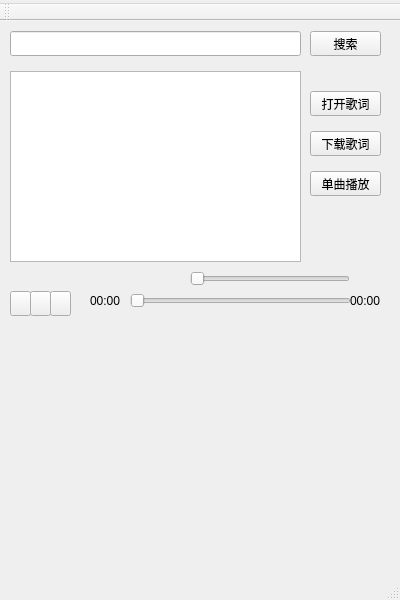
<?xml version="1.0" encoding="UTF-8"?>
<ui version="4.0">
 <class>MainWindow</class>
 <widget class="QMainWindow" name="MainWindow">
  <property name="geometry">
   <rect>
    <x>0</x>
    <y>0</y>
    <width>400</width>
    <height>600</height>
   </rect>
  </property>
  <property name="minimumSize">
   <size>
    <width>400</width>
    <height>600</height>
   </size>
  </property>
  <property name="maximumSize">
   <size>
    <width>400</width>
    <height>600</height>
   </size>
  </property>
  <property name="windowTitle">
   <string>音乐时光播放器</string>
  </property>
  <property name="autoFillBackground">
   <bool>false</bool>
  </property>
  <property name="styleSheet">
   <string notr="true">background-image: url(:/images/bgPicture.jpg);</string>
  </property>
  <widget class="QWidget" name="centralWidget">
   <widget class="QPushButton" name="pushButtonOpen">
    <property name="geometry">
     <rect>
      <x>310</x>
      <y>70</y>
      <width>71</width>
      <height>25</height>
     </rect>
    </property>
    <property name="text">
     <string>打开歌词</string>
    </property>
   </widget>
   <widget class="QPushButton" name="pushButtonStEd">
    <property name="geometry">
     <rect>
      <x>30</x>
      <y>270</y>
      <width>21</width>
      <height>25</height>
     </rect>
    </property>
    <property name="text">
     <string/>
    </property>
   </widget>
   <widget class="QListWidget" name="listWidget">
    <property name="geometry">
     <rect>
      <x>10</x>
      <y>50</y>
      <width>291</width>
      <height>191</height>
     </rect>
    </property>
   </widget>
   <widget class="QPushButton" name="pushButtonSearch">
    <property name="geometry">
     <rect>
      <x>310</x>
      <y>10</y>
      <width>71</width>
      <height>25</height>
     </rect>
    </property>
    <property name="text">
     <string>搜索</string>
    </property>
   </widget>
   <widget class="QLabel" name="labelTime">
    <property name="geometry">
     <rect>
      <x>350</x>
      <y>270</y>
      <width>40</width>
      <height>20</height>
     </rect>
    </property>
    <property name="text">
     <string>00:00</string>
    </property>
   </widget>
   <widget class="QSlider" name="horizontalSlider">
    <property name="geometry">
     <rect>
      <x>130</x>
      <y>270</y>
      <width>221</width>
      <height>20</height>
     </rect>
    </property>
    <property name="orientation">
     <enum>Qt::Horizontal</enum>
    </property>
   </widget>
   <widget class="QLabel" name="labelTimeFirst">
    <property name="geometry">
     <rect>
      <x>90</x>
      <y>270</y>
      <width>40</width>
      <height>20</height>
     </rect>
    </property>
    <property name="text">
     <string>00:00</string>
    </property>
   </widget>
   <widget class="QPushButton" name="pushButtonPlayMode">
    <property name="geometry">
     <rect>
      <x>310</x>
      <y>150</y>
      <width>71</width>
      <height>25</height>
     </rect>
    </property>
    <property name="text">
     <string>单曲播放</string>
    </property>
   </widget>
   <widget class="QLineEdit" name="lineEditSearchPath">
    <property name="geometry">
     <rect>
      <x>10</x>
      <y>10</y>
      <width>291</width>
      <height>25</height>
     </rect>
    </property>
   </widget>
   <widget class="QPushButton" name="pushButtonNextMusic">
    <property name="geometry">
     <rect>
      <x>50</x>
      <y>270</y>
      <width>21</width>
      <height>25</height>
     </rect>
    </property>
    <property name="text">
     <string/>
    </property>
   </widget>
   <widget class="QPushButton" name="pushButtonPreMusic">
    <property name="geometry">
     <rect>
      <x>10</x>
      <y>270</y>
      <width>21</width>
      <height>25</height>
     </rect>
    </property>
    <property name="text">
     <string/>
    </property>
   </widget>
   <widget class="QSlider" name="horizontalSliderVolume">
    <property name="geometry">
     <rect>
      <x>190</x>
      <y>250</y>
      <width>160</width>
      <height>16</height>
     </rect>
    </property>
    <property name="maximum">
     <number>99</number>
    </property>
    <property name="tracking">
     <bool>true</bool>
    </property>
    <property name="orientation">
     <enum>Qt::Horizontal</enum>
    </property>
   </widget>
   <widget class="QLabel" name="labelVolume">
    <property name="geometry">
     <rect>
      <x>170</x>
      <y>250</y>
      <width>21</width>
      <height>16</height>
     </rect>
    </property>
    <property name="styleSheet">
     <string notr="true">image: url(:/images/volume.ico);</string>
    </property>
    <property name="text">
     <string/>
    </property>
   </widget>
   <widget class="QLabel" name="labelMusic">
    <property name="geometry">
     <rect>
      <x>39</x>
      <y>340</y>
      <width>321</width>
      <height>21</height>
     </rect>
    </property>
    <property name="text">
     <string/>
    </property>
   </widget>
   <widget class="QPushButton" name="pushButtonDwloadLyric">
    <property name="geometry">
     <rect>
      <x>310</x>
      <y>110</y>
      <width>71</width>
      <height>25</height>
     </rect>
    </property>
    <property name="text">
     <string>下载歌词</string>
    </property>
   </widget>
  </widget>
  <widget class="QMenuBar" name="menuBar">
   <property name="geometry">
    <rect>
     <x>0</x>
     <y>0</y>
     <width>400</width>
     <height>28</height>
    </rect>
   </property>
   <widget class="QMenu" name="menumain">
    <property name="title">
     <string/>
    </property>
   </widget>
   <addaction name="menumain"/>
  </widget>
  <widget class="QToolBar" name="mainToolBar">
   <attribute name="toolBarArea">
    <enum>TopToolBarArea</enum>
   </attribute>
   <attribute name="toolBarBreak">
    <bool>false</bool>
   </attribute>
  </widget>
  <widget class="QStatusBar" name="statusBar"/>
  <action name="actionLiu">
   <property name="text">
    <string>liu</string>
   </property>
  </action>
 </widget>
 <layoutdefault spacing="6" margin="11"/>
 <resources/>
 <connections/>
</ui>
